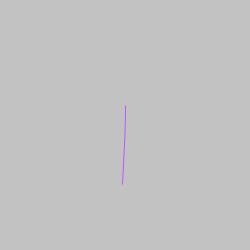
Frame 1 (no input)
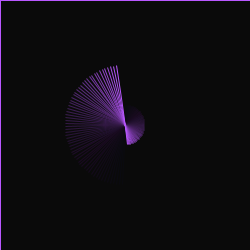
Frame 60 (the mouse pressed at the canvas centre just before this capture)
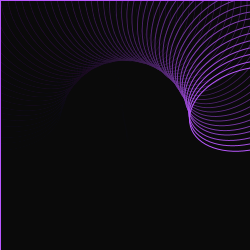
Frame 120 (the mouse held since frame 60 and released just before this capture)

The Processing sketch that drew these frames (run headless with seeded random() and noise(); from frame 60 on, the mouse is pressed at the canvas centre):

// Processing sketch: processing_18765
// ── processing_18765.pde

float angle = 0.0;

void setup() {
  size(250,250);
  smooth();
  noStroke();
}

  void draw(){
    
  fill(0,12);
  rect(0,0,width,height);
 stroke(255);
  angle = angle + 0.05;
  translate(125,125);
  rotate(angle);
  
  stroke(#B958FF);
  ellipse(mouseX, 20, pmouseX, 80);
  
  }
  
